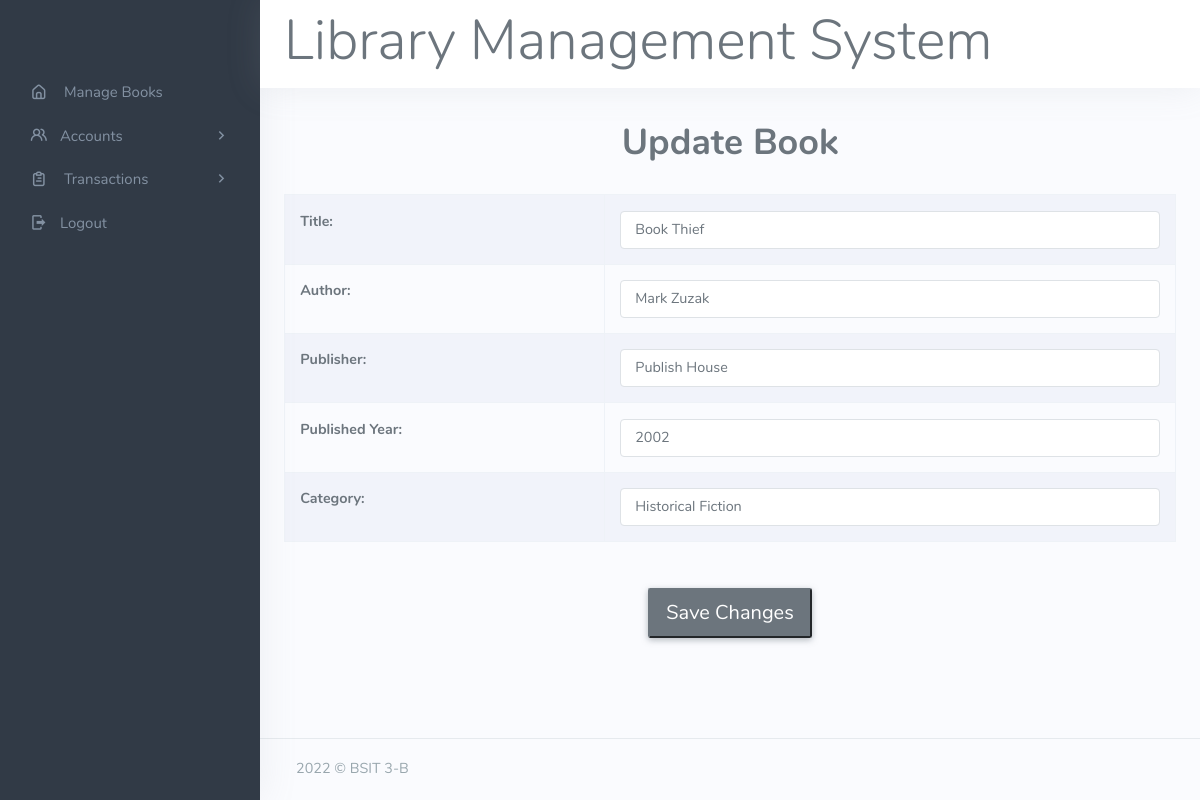
The app's page /update-book.php?id=1 with its own data.
### tables this page shows
CREATE TABLE `books` (
  `book_id` int(11) NOT NULL,
  `title` varchar(255) NOT NULL,
  `author` varchar(100) NOT NULL,
  `publisher` varchar(100) NOT NULL,
  `year` year(4) NOT NULL,
  `category` varchar(100) NOT NULL
);

### update-book.php (the view, shortened to what this page needs)
<?php
include('format/header.php');
include('format/sidebar.php');
?>
<div class="container">
    <br>
    <h1 class="text-center">Update Book</h1>
    <br>
    <?php
    $book_id = $_GET['id'];
    $sql = "SELECT * FROM books WHERE book_id = $book_id";
    $res = mysqli_query($conn, $sql);
    if ($res == true) {
        $count = mysqli_num_rows($res);
        if ($count == 1) {
            $row = mysqli_fetch_assoc($res);
            $title = $row['title'];
            $author = $row['author'];
            $publisher = $row['publisher'];
            $year = $row['year'];
            $category = $row['category'];
        } else {
            echo "<h1> no</h1>";
        }
    }
    ?>
    <form action="" method="post">
        <table class="table table-bordered table-striped">
            <tr>
                <th scope="row">Title:</th>
                <td>
                    <input type="text" name="title" value="<?= $title ?>" class="form-control">
                </td>
            </tr>
            <tr>
                <th scope="row">Author:</th>
                <td>
                    <input type=" text" name="author" value="<?= $author ?>" class="form-control">
                </td>
            </tr>
            <tr>
                <th scope="row">Publisher:</th>
                <td>
                    <input type=" text" name="publisher" value="<?= $publisher ?>" class="form-control">
                </td>
            </tr>
            <tr>
                <th scope="row">Published Year:</th>
                <td>
                    <input type=" text" name="year" value="<?= $year ?>" class="form-control">
                </td>
            </tr>
            <tr>
                <th scope="row">Category:</th>
                <td>
                    <input type=" text" name="category" value="<?= $category ?>" class="form-control">
                </td>
            </tr>
        </table>
        <br>
        <div class="text-center">
            <input type="submit" name="submit" value="Save Changes" class="btn-secondary btn-lg">
        </div>
    </form>
</div>
<?php
include('format/footer.php');
?>

### records on screen
books: title "Book Thief", author "Mark Zuzak", publisher "Publish House", year "2002", category "Historical Fiction"
